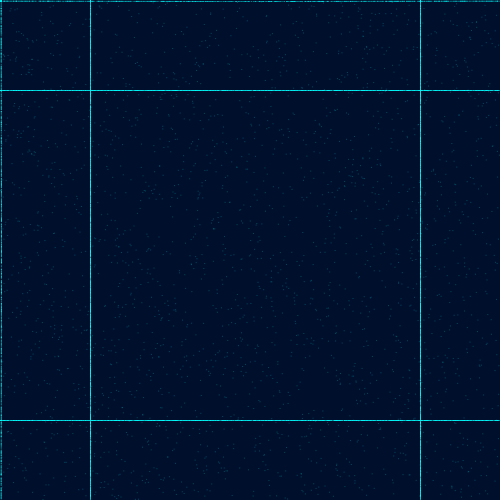
Frame 1 (no input)
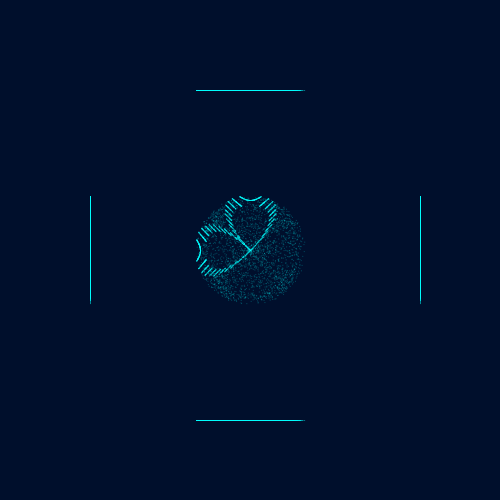
Frame 60 (the mouse pressed at the canvas centre just before this capture)
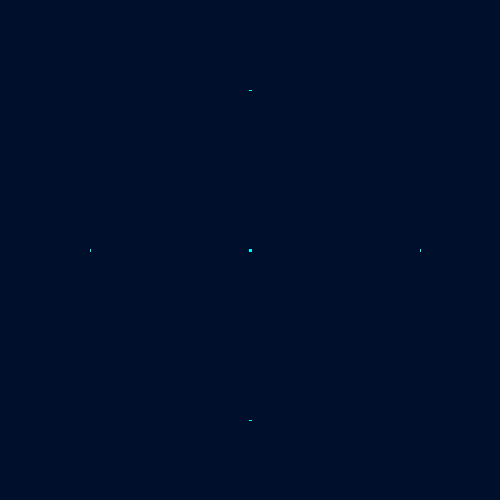
Frame 120 (the mouse held since frame 60 and released just before this capture)

The Processing sketch that drew these frames (run headless with seeded random() and noise(); from frame 60 on, the mouse is pressed at the canvas centre):

// Processing sketch: processing_86774
// ── processing_86774.pde

Follow[] me;
boolean m = false;
int stage = 0;
int number = 7000;
 
void setup() {
  size(500, 500);
  smooth();
  noStroke();
 
  me = new Follow[number];
 
  for (int i=0; i<number; i++)
  {
    me[i] = new Follow();
    me[i].pos.x = random(800);
    me[i].pos.y = random(800);
    me[i].d = 1;
    me[i].r = 0;
    me[i].g = (int)random(450,900);
    me[i].b = 255;
    me[i].al = 60;
  }
}
 
void draw() {
  fill(0,15,44);
  rect(0,0,width,height);
  for (int i=0; i<me.length; i++)
  {
    //me[i].update();
    me[i].bound();
    me[i].move();
    me[i].show();
  }
}
 
class Follow
{
  int d;
  int r, g, b, al;
  //
  PVector pos;
  PVector v;
  PVector acc;
  float ts;
 
  Follow() {
    pos = new PVector(random(width), random(height));
    v = new PVector(0, 0);
    ts = 10;
  }
 
  void show()
  {
    //println(v);
    //println(pos);
    fill(r, g, b, al);
    rect(pos.x, pos.y, d, d);
     rect(pos.x, 90, d, d);
     rect(pos.x, 420, d, d);
     rect(90, pos.y, d, d);
     rect(420, pos.y, d, d);
  }
 
  void update3() {
    v = new PVector(0, 0);
  }
 
  void update2() {
    PVector screen = new PVector(width/2, height/2);
    PVector dir = PVector.sub(screen, pos); 
    dir.normalize();    
    dir.mult(1.0);      
    acc = dir; 
    v.add(acc);
    v.limit(ts);
    pos.add(v);
  }
 
  void update() {
    PVector mouse = new PVector(mouseX, mouseY);
    PVector dir = PVector.sub(mouse, pos); 
    dir.mult(1.9);    
    dir.mult(1.9);      
    acc = dir; 
    v.add(acc);
    v.limit(ts);
    pos.add(v);
  }
 
  void move()
  {
    if (m) {
      //pos.x += 2 * v;
      //pos.y += 2 * v;
      update2();
    }
    if (mousePressed) {
      m = true;
      update();
    }
    else {
      m = true;
    }
  }
 
  void bound() {
    if (pos.x>width) {
      pos.x = 0;
      if (mousePressed ==true){
      v = new PVector(0, 0);
      }
    }
    if (pos.x<0) {
      pos.x = width;
      if (mousePressed ==true){
      v = new PVector(0, 0);
      }
    }
    if (pos.y>height) {
      pos.y=0;
      if (mousePressed ==true){
      v = new PVector(0, 0);
      }
    }
    if (pos.y<0) {
      pos.y=height;
      if (mousePressed ==false){
      v = new PVector(0, 0);
      }
    }
  }
}
 
void mouseReleased() {
  for (int i=0; i<number; i++)
  {
    me[i].update3();
    me[i].pos = new PVector(random(width), random(height));
  }
}
